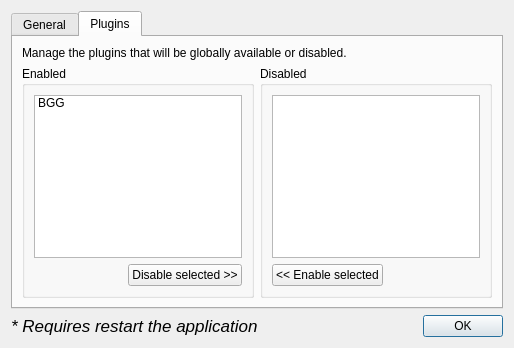
<?xml version="1.0" encoding="UTF-8"?>
<ui version="4.0">
 <class>PreferencesDialog</class>
 <widget class="QWidget" name="PreferencesDialog">
  <property name="geometry">
   <rect>
    <x>0</x>
    <y>0</y>
    <width>514</width>
    <height>348</height>
   </rect>
  </property>
  <property name="windowTitle">
   <string>Preferences</string>
  </property>
  <layout class="QVBoxLayout" name="verticalLayout_3">
   <item>
    <widget class="QTabWidget" name="tabWidget">
     <property name="currentIndex">
      <number>1</number>
     </property>
     <widget class="QWidget" name="tab">
      <attribute name="title">
       <string>General</string>
      </attribute>
      <layout class="QFormLayout" name="formLayout">
       <property name="fieldGrowthPolicy">
        <enum>QFormLayout::FieldsStayAtSizeHint</enum>
       </property>
       <item row="1" column="0">
        <widget class="QLabel" name="label_2">
         <property name="text">
          <string>Language*:</string>
         </property>
        </widget>
       </item>
       <item row="1" column="1">
        <widget class="QComboBox" name="lang_combo">
         <item>
          <property name="text">
           <string>Autodetect</string>
          </property>
         </item>
         <item>
          <property name="text">
           <string>Catalan</string>
          </property>
         </item>
         <item>
          <property name="text">
           <string>English</string>
          </property>
         </item>
         <item>
          <property name="text">
           <string>Spanish</string>
          </property>
         </item>
        </widget>
       </item>
       <item row="2" column="0">
        <widget class="QLabel" name="label_3">
         <property name="text">
          <string>Copy files:</string>
         </property>
        </widget>
       </item>
       <item row="2" column="1">
        <widget class="QComboBox" name="copy_combo"/>
       </item>
       <item row="3" column="0">
        <widget class="QLabel" name="label_5">
         <property name="text">
          <string>Home:</string>
         </property>
        </widget>
       </item>
       <item row="3" column="1">
        <widget class="QLabel" name="home">
         <property name="text">
          <string notr="true">[]</string>
         </property>
        </widget>
       </item>
      </layout>
     </widget>
     <widget class="QWidget" name="tab_2">
      <attribute name="title">
       <string>Plugins</string>
      </attribute>
      <layout class="QVBoxLayout" name="verticalLayout_2">
       <item>
        <widget class="QLabel" name="label">
         <property name="text">
          <string>Manage the plugins that will be globally available or disabled.</string>
         </property>
         <property name="wordWrap">
          <bool>true</bool>
         </property>
        </widget>
       </item>
       <item>
        <layout class="QHBoxLayout" name="manageLayout">
         <item>
          <layout class="QVBoxLayout" name="enabledLayout">
           <item>
            <widget class="QGroupBox" name="groupBox">
             <property name="title">
              <string>Enabled</string>
             </property>
             <layout class="QVBoxLayout" name="verticalLayout">
              <item>
               <widget class="QListWidget" name="listWidget">
                <item>
                 <property name="text">
                  <string>BGG</string>
                 </property>
                </item>
               </widget>
              </item>
              <item>
               <layout class="QHBoxLayout" name="horizontalLayout_2">
                <item>
                 <spacer name="horizontalSpacer">
                  <property name="orientation">
                   <enum>Qt::Horizontal</enum>
                  </property>
                  <property name="sizeHint" stdset="0">
                   <size>
                    <width>40</width>
                    <height>20</height>
                   </size>
                  </property>
                 </spacer>
                </item>
                <item>
                 <widget class="QPushButton" name="b_disable">
                  <property name="text">
                   <string>Disable selected &gt;&gt;</string>
                  </property>
                 </widget>
                </item>
               </layout>
              </item>
             </layout>
            </widget>
           </item>
          </layout>
         </item>
         <item>
          <layout class="QVBoxLayout" name="disabledLayout">
           <item>
            <widget class="QGroupBox" name="groupBox_3">
             <property name="title">
              <string>Disabled</string>
             </property>
             <layout class="QVBoxLayout" name="verticalLayout_4">
              <item>
               <widget class="QListWidget" name="listWidget_2"/>
              </item>
              <item>
               <layout class="QHBoxLayout" name="horizontalLayout_3">
                <item>
                 <widget class="QPushButton" name="b_enable">
                  <property name="text">
                   <string>&lt;&lt; Enable selected</string>
                  </property>
                 </widget>
                </item>
                <item>
                 <spacer name="horizontalSpacer_2">
                  <property name="orientation">
                   <enum>Qt::Horizontal</enum>
                  </property>
                  <property name="sizeHint" stdset="0">
                   <size>
                    <width>0</width>
                    <height>0</height>
                   </size>
                  </property>
                 </spacer>
                </item>
               </layout>
              </item>
             </layout>
            </widget>
           </item>
          </layout>
         </item>
        </layout>
       </item>
      </layout>
     </widget>
    </widget>
   </item>
   <item>
    <layout class="QHBoxLayout" name="horizontalLayout">
     <item>
      <widget class="QLabel" name="label_4">
       <property name="font">
        <font>
         <pointsize>13</pointsize>
         <italic>true</italic>
        </font>
       </property>
       <property name="text">
        <string>* Requires restart the application</string>
       </property>
      </widget>
     </item>
     <item>
      <widget class="QDialogButtonBox" name="buttonBox">
       <property name="standardButtons">
        <set>QDialogButtonBox::Ok</set>
       </property>
      </widget>
     </item>
    </layout>
   </item>
  </layout>
 </widget>
 <resources/>
 <connections/>
</ui>
